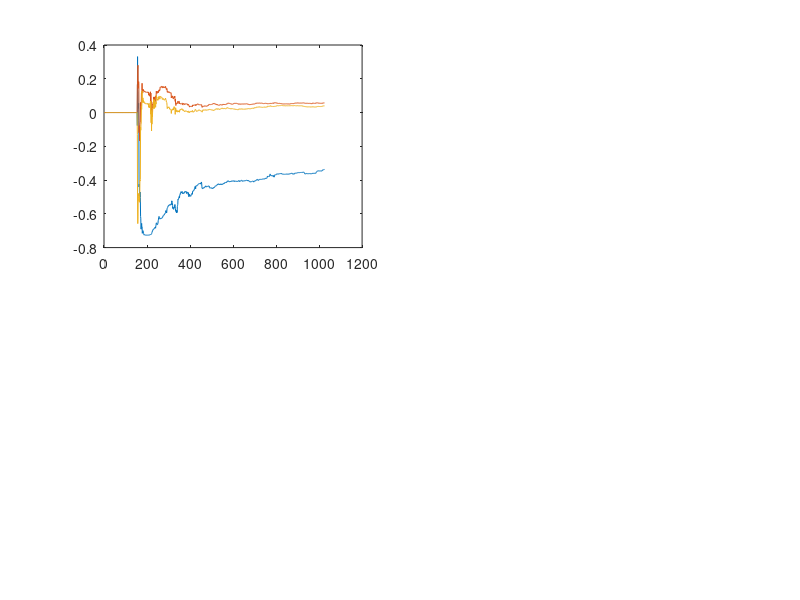

This figure's MATLAB source: (Note: this script raises an error after producing the figure.)
%% EECE 574 Self-tuning
%% Author: Holguer A. Becerra
%% assignment 1.
%% Professor: Guy Dummont.
%% RELS Configurable

clear
clc
load data2017.mat


na=3;% system order Ay(t)
nb=2;% system order By(t)
nc=150;% system order Ce(t)
nk=1; % delay

u=detrend(data(:,1)); %System Input
y=detrend(data(:,2)); %System Output


%lenght of the SISO
m=length(y);
%% init variables for calculations
theta=zeros(1,na+nb+nc)'; % create a zero vector for the coefficients a and b, 2 for a 2 for b


alpha=1e4; %%init factor
residual=zeros(1,m);
P=alpha*eye(na+nb+nc); % Covariance Matrix
lambda=1; % Forgetting Factor
lambda_inv=1/lambda; % inverse Forgetting Factor
error=0;
error_n=1;
%% for errors and parameters graphs
coeffs_historial=zeros(na+nb+nc,m);
coeffs_historial_error=zeros(na+nb+nc,m);
%% algorithm
for k=(na+nb+nc):m,%%sweeping out y
    %taking the new seeds for the coefficients estimation or observations,
    %2 samples behind
    xt=[];
    for order=1:na,
        xt=[xt -y(k-order)];
    end
    for order=1:nb,
        xt=[xt u(k-order)];
    end
    for order=1:nc,
        xt=[xt residual(k-order)];
    end
    %math the residual
    residual(k)=y(k)-xt*theta;
    x=xt';%x from xT
    %calculating P cvariance matrix
    P=lambda_inv*(P-(P*x*xt*P)/(lambda+xt*P*x));
    %taking the covariance matrix calculate and update the weights (Thetha, which are A(t), and B(t) coeffiecients)
    theta_prev=theta;
    theta=theta-P*x*(xt*theta-y(k));
               %____
                 %|
                 %.-> K(t+1)=P*x=P(t+1)*x(t+1)

    error=(error+residual(k)*residual(k));
    error=error/2;
    %error=sqrt(error/m);
    error_v(error_n)=error;
    error_n=error_n+1;

    %% save the progress of each coefficients to see the convergence, and
    %error.
    for order=1:na,
        coeffs_historial(order,k)=theta(order);
        coeffs_historial_error(order,k)=abs(coeffs_historial(order,k)-theta_prev(order));
    end
    for order=1:nb,
        coeffs_historial(order+na,k)=theta(order+na);
        coeffs_historial_error(order+na,k)=abs(coeffs_historial(order+na,k)-theta_prev(order+na));
    end

     for order=1:nc,
         coeffs_historial(order+nb+na,k)=theta(order+nb+na);
         coeffs_historial_error(order+nb+na,k)=abs(coeffs_historial(order+nb+na,k)-theta_prev(order+nb+na));
     end

end

%% Graph Parameters
texto=[];
figure;
subplot(2,2,1)
for order=1:(na),
    plot(coeffs_historial(order,:));
   % texto= [texto;sprintf('a%d',order)];
    hold on;
end
legend(texto);
xlabel('k')
ylabel('parameter')
texto=[];
subplot(2,2,2)
for order=1:(nb),
    plot(coeffs_historial(order+na,:));
   % texto= [texto;sprintf('b%d',order)];
    hold on;
end
legend(texto);
xlabel('k')
ylabel('parameter')
texto=[];
subplot(2,2,[3,4])
for order=1:(nc),
  plot(coeffs_historial(order+nb+na,:));
%  texto= [texto;sprintf('c%d',order)];
  hold on;
end

legend(texto);
xlabel('k')
ylabel('parameter')


%% GRAPH Errors
texto=[];
figure;
subplot(2,2,1)
for order=1:(na),
    plot(coeffs_historial_error(order,:));
    %texto= [texto;sprintf('a%d',order)];
    pointText=['min a' num2str(order) '=' num2str(coeffs_historial_error(order,m))];
    %text(m,coeffs_historial_error(order,m)+0.1*order,pointText,'HorizontalAlignment','right');
    hold on;
end
legend(texto);
xlabel('k')
ylabel('Error')
texto=[];
subplot(2,2,2)
for order=1:(nb),
    plot(coeffs_historial_error(order+na,:));
    %texto= [texto;sprintf('b%d',order)];
    pointText=['min b' num2str(order) '=' num2str(coeffs_historial_error(order+na,m))];
    %text(m,coeffs_historial_error(order+na,m)+0.1*order,pointText,'HorizontalAlignment','right');
    hold on;
end
legend(texto);
xlabel('k')
ylabel('Error')
texto=[];
subplot(2,2,[3,4])
for order=1:(nc),
 plot(coeffs_historial_error(order+nb+na,:));
% texto= [texto;sprintf('c%d',order)];
 pointText=['min c' num2str(order) '=' num2str(coeffs_historial_error(order+na+nb,m))];
    %text(m,coeffs_historial_error(order+na+nb,m)+0.1*order,pointText,'HorizontalAlignment','right');
 hold on;
end
legend(texto);
xlabel('k')
ylabel('Error')

%% 
figure;
plot(error_v);
%taking out the coeficcients
a=[];
b=[];
c=[];
for order=1:na,
   a=[a theta(order,1)];
end
for order=1:nb,
   b=[b theta(na+order,1)];
end
for order=1:nc,
   c=[c theta(na+nb+order,1)];
end
u1=u;%copy of the input signal
numerator=b;
denomi=[1 a];
yestimate=dlsim(numerator,denomi,u1);%simulation of a discrete linear system to calculate Y estimated

%%
%corre_value= correlate_signals(y,yestimate);%%calculate the correlation between the 2 signals, the higher the value the
%more correlated or similar the signals are.
%str=sprintf('similarity= %f%%', corre_value);
%%plot the results.
%figure;
%plot(yestimate,'r');
%hold on;
%plot(y,'b');
%grid on;
%xlabel('samples number');
%ylabel('System Response');
%dim = [0.2 0.6 0.3 0.3];
%annotation('textbox',dim,'String',str,'FitBoxToText','on');
%legend('Identified Model','Orginal Model');

%% system comparison and verification
A=[1 a];
B=[b];
C = [1 c];
arx1red=idpoly(A,B,C,1); 
zi=iddata(y(100+20+nk:501+nk),u(20+100:501),2); 
zi2=iddata(y(500+20+nk:1024+nk),u(20+500:1024),2); 
compare(zi,arx1red);
compare(zi2,arx1red);

